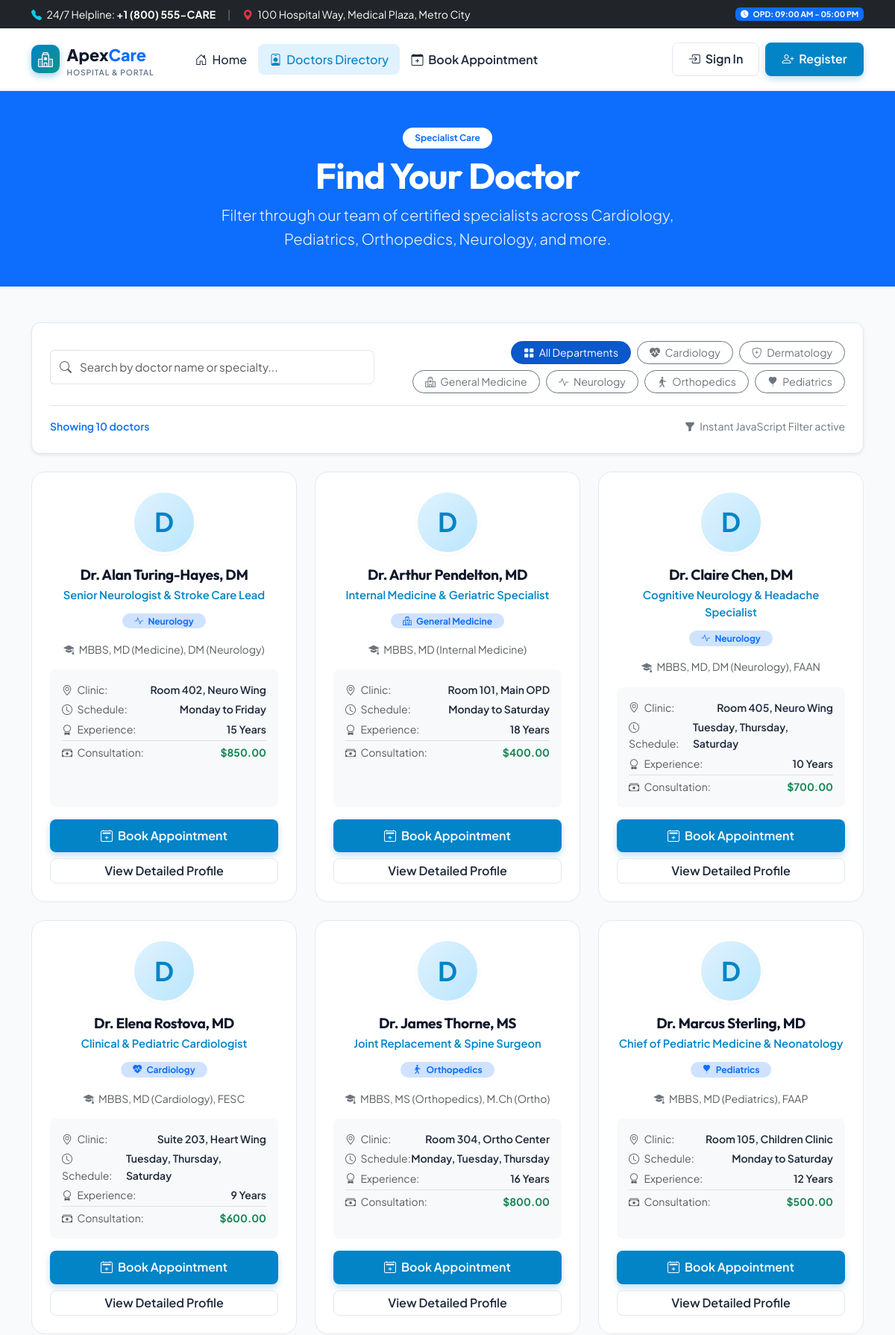
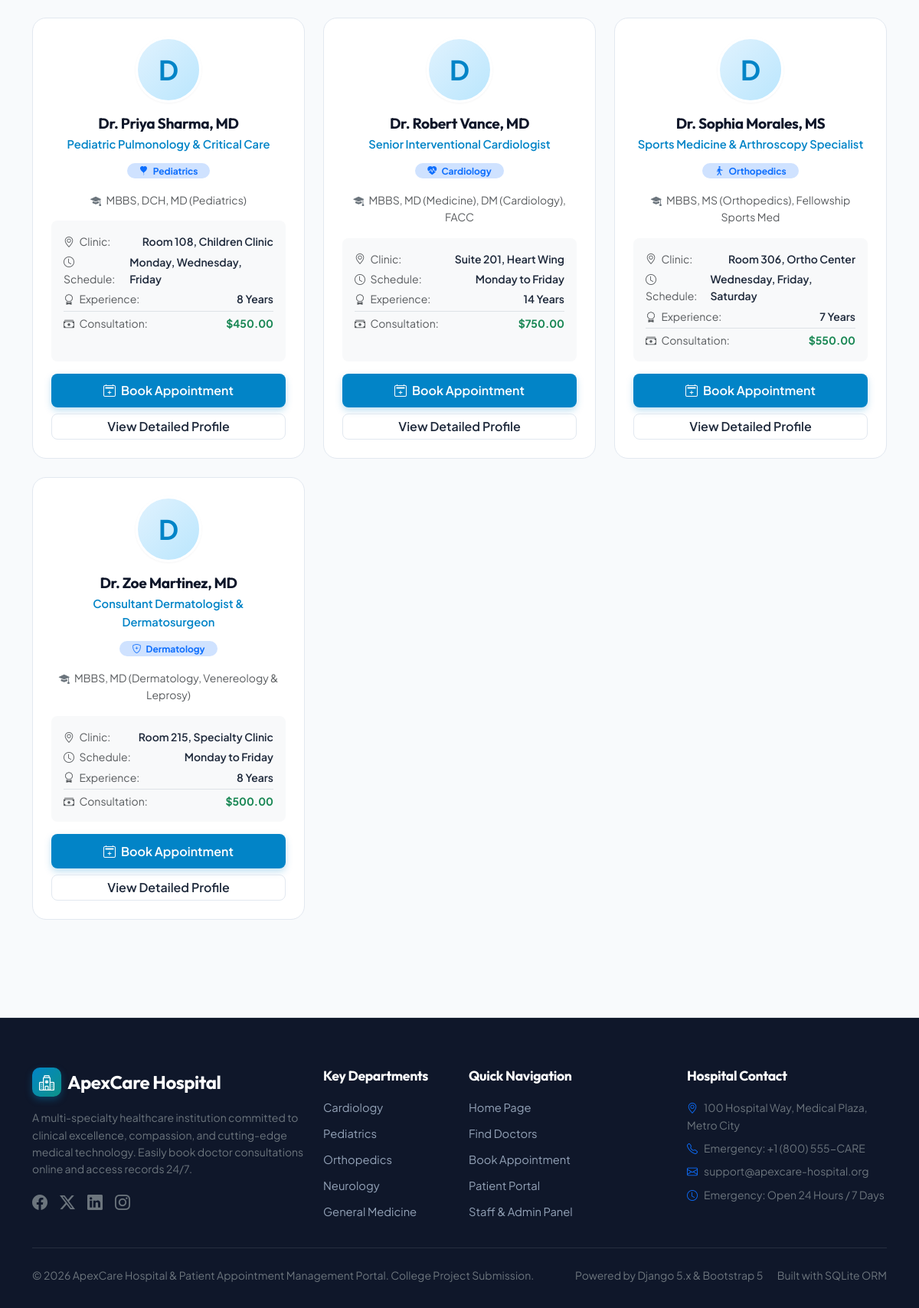
The app's page /doctors/ with its own data (2 pictures, top to bottom).
### portal/models.py (models this page shows, shortened)
class Department(models.Model):
    name = models.CharField(max_length=100, unique=True)
    slug = models.SlugField(max_length=100, unique=True)
    description = models.TextField(blank=True)
    icon_class = models.CharField(
        max_length=50,
        default='bi-heart-pulse',
        help_text="Bootstrap icon class, e.g. bi-heart-pulse, bi-balloon, bi-activity, bi-bandaid"
    )
    is_active = models.BooleanField(default=True)
    created_at = models.DateTimeField(auto_now_add=True)
    updated_at = models.DateTimeField(auto_now=True)
    class Meta:
        ordering = ['name']

class Doctor(models.Model):
    user = models.OneToOneField(
        User,
        on_delete=models.SET_NULL,
        null=True,
        blank=True,
        related_name='doctor_profile',
        help_text="Optional login account for this doctor"
    )
    name = models.CharField(max_length=150)
    department = models.ForeignKey(Department, on_delete=models.CASCADE, related_name='doctors')
    specialization = models.CharField(max_length=200)
    qualifications = models.CharField(max_length=200, help_text="e.g. MBBS, MD, MS, FRCS")
    experience_years = models.PositiveIntegerField(default=5)
    email = models.EmailField(blank=True)
    phone = models.CharField(max_length=20, blank=True)
    consultation_fee = models.DecimalField(max_digits=8, decimal_places=2, default=500.00)
    room_number = models.CharField(max_length=50, default="Room 101")
    available_days = models.CharField(max_length=150, default="Monday - Friday")
    bio = models.TextField(blank=True)
    image = models.ImageField(upload_to='doctors/', blank=True, null=True)
    is_available = models.BooleanField(default=True)
    created_at = models.DateTimeField(auto_now_add=True)
    updated_at = models.DateTimeField(auto_now=True)
    class Meta:
        ordering = ['name']

### portal/views.py (the view)
# urls.py: path('doctors/', views.doctor_list_view, name='doctor_list'),
def doctor_list_view(request):
    departments = Department.objects.filter(is_active=True)
    doctors = Doctor.objects.filter(is_available=True).select_related('department')
    context = {
        'departments': departments,
        'doctors': doctors,
    }
    return render(request, 'portal/doctor_list.html', context)

### templates/portal/doctor_list.html (shortened to what this page needs)
{% extends 'base.html' %}
{% load static %}
{% block content %}
<div class="bg-primary text-white py-5">
    <div class="container text-center">
        <span class="badge bg-white text-primary px-3 py-2 rounded-pill fw-bold mb-2">Specialist Care</span>
        <h1 class="display-5 fw-bold mb-2 text-white">Find Your Doctor</h1>
        <p class="lead text-light mb-0 mx-auto" style="max-width: 650px;">
            Filter through our team of certified specialists across Cardiology, Pediatrics, Orthopedics, Neurology, and more.
        </p>
    </div>
</div>
<div class="container py-5" id="doctor-filter-container">
    <div class="card card-custom-flat p-4 mb-4 shadow-sm">
        <div class="row g-3 align-items-center">
            <div class="col-lg-5">
                <div class="input-group">
                    <span class="input-group-text bg-white border-end-0 text-muted">
                        <i class="bi bi-search"></i>
                    </span>
                    <input type="text" id="doctor-search-input" class="form-control border-start-0 ps-0" placeholder="Search by doctor name or specialty...">
                </div>
            </div>
            <div class="col-lg-7">
                <div class="d-flex flex-wrap gap-2 justify-content-lg-end" id="dept-filter-buttons-group">
                    <button type="button" class="btn btn-primary btn-sm rounded-pill px-3 dept-filter-btn active" data-dept-slug="all">
                        <i class="bi bi-grid-fill me-1"></i> All Departments
                    </button>
                    {% for dept in departments %}
                        <button type="button" class="btn btn-outline-secondary btn-sm rounded-pill px-3 dept-filter-btn" data-dept-slug="{{ dept.slug }}">
                            <i class="bi {{ dept.icon_class }} me-1"></i> {{ dept.name }}
                        </button>
                    {% endfor %}
                </div>
            </div>
        </div>
        <div class="d-flex justify-content-between align-items-center mt-3 pt-3 border-top small text-muted">
            <div id="doctor-count-display" class="fw-semibold text-primary">
                Showing {{ doctors|length }} doctor{{ doctors|length|pluralize }}
            </div>
            <div>
                <span class="text-secondary"><i class="bi bi-funnel-fill me-1"></i> Instant JavaScript Filter active</span>
            </div>
        </div>
    </div>
    <div class="row g-4" id="doctors-cards-grid">
        {% for doctor in doctors %}
        <div class="col-lg-4 col-md-6 doctor-item-col"
             data-department="{{ doctor.department.slug }}"
             data-name="{{ doctor.name }}"
             data-specialty="{{ doctor.specialization }}">
            <div class="doctor-card p-4">
                <div class="doctor-avatar-box">
                    {{ doctor.name|slice:":4"|cut:"Dr. "|slice:":1"|default:"D" }}
                </div>
                <div class="text-center mb-3">
                    <h5 class="doctor-name mb-1">{{ doctor.name }}</h5>
                    <div class="doctor-specialty mb-2">{{ doctor.specialization }}</div>
                    <span class="badge bg-primary-subtle text-primary px-3 py-1 rounded-pill">
                        <i class="bi {{ doctor.department.icon_class }} me-1"></i> {{ doctor.department.name }}
                    </span>
                </div>
                <div class="small text-muted text-center mb-3">
                    <i class="bi bi-mortarboard-fill text-secondary me-1"></i> {{ doctor.qualifications }}
                </div>
                <div class="bg-light p-3 rounded-3 mb-3 small flex-grow-1">
                    <div class="d-flex justify-content-between mb-1">
                        <span class="text-muted"><i class="bi bi-geo-alt me-1"></i> Clinic:</span>
                        <span class="fw-semibold">{{ doctor.room_number }}</span>
                    </div>
                    <div class="d-flex justify-content-between mb-1">
                        <span class="text-muted"><i class="bi bi-clock me-1"></i> Schedule:</span>
                        <span class="fw-semibold">{{ doctor.available_days }}</span>
                    </div>
                    <div class="d-flex justify-content-between mb-1">
                        <span class="text-muted"><i class="bi bi-award me-1"></i> Experience:</span>
                        <span class="fw-semibold">{{ doctor.experience_years }} Years</span>
                    </div>
                    <div class="d-flex justify-content-between pt-1 border-top">
                        <span class="text-muted"><i class="bi bi-cash-stack me-1"></i> Consultation:</span>
                        <span class="fw-bold text-success">${{ doctor.consultation_fee }}</span>
                    </div>
                </div>
                <div class="d-grid gap-2">
                    <a href="{% url 'book_appointment' %}?doctor_id={{ doctor.id }}" class="btn btn-primary-custom text-center">
                        <i class="bi bi-calendar2-plus me-1"></i> Book Appointment
                    </a>
                    <a href="{% url 'doctor_detail' doctor.id %}" class="btn btn-outline-custom text-center small py-1">
                        View Detailed Profile
                    </a>
                </div>
            </div>
        </div>
        {% endfor %}
    </div>
</div>
{% endblock %}

### records on screen
Department: name "Cardiology"
Department: name "Dermatology"
Department: name "General Medicine"
Department: name "Neurology"
Department: name "Orthopedics"
Department: name "Pediatrics"
Doctor: name "D", name "Dr. Alan Turing-Hayes, DM", specialization "Senior Neurologist & Stroke Care Lead", department.name "Neurology", qualifications "MBBS, MD (Medicine), DM (Neurology)", room_number "Room 402, Neuro Wing", available_days "Monday to Friday", experience_years "15", consultation_fee "850.00"
Doctor: name "D", name "Dr. Arthur Pendelton, MD", specialization "Internal Medicine & Geriatric Specialist", department.name "General Medicine", qualifications "MBBS, MD (Internal Medicine)", room_number "Room 101, Main OPD", available_days "Monday to Saturday", experience_years "18", consultation_fee "400.00"
Doctor: name "D", name "Dr. Claire Chen, DM", specialization "Cognitive Neurology & Headache Specialist", department.name "Neurology", qualifications "MBBS, MD, DM (Neurology), FAAN", room_number "Room 405, Neuro Wing", available_days "Tuesday, Thursday, Saturday", experience_years "10", consultation_fee "700.00"
Doctor: name "D", name "Dr. Elena Rostova, MD", specialization "Clinical & Pediatric Cardiologist", department.name "Cardiology", qualifications "MBBS, MD (Cardiology), FESC", room_number "Suite 203, Heart Wing", available_days "Tuesday, Thursday, Saturday", experience_years "9", consultation_fee "600.00"
Doctor: name "D", name "Dr. James Thorne, MS", specialization "Joint Replacement & Spine Surgeon", department.name "Orthopedics", qualifications "MBBS, MS (Orthopedics), M.Ch (Ortho)", room_number "Room 304, Ortho Center", available_days "Monday, Tuesday, Thursday", experience_years "16", consultation_fee "800.00"
Doctor: name "D", name "Dr. Marcus Sterling, MD", specialization "Chief of Pediatric Medicine & Neonatology", department.name "Pediatrics", qualifications "MBBS, MD (Pediatrics), FAAP", room_number "Room 105, Children Clinic", available_days "Monday to Saturday", experience_years "12", consultation_fee "500.00"
Doctor: name "D", name "Dr. Priya Sharma, MD", specialization "Pediatric Pulmonology & Critical Care", department.name "Pediatrics", qualifications "MBBS, DCH, MD (Pediatrics)", room_number "Room 108, Children Clinic", available_days "Monday, Wednesday, Friday", experience_years "8", consultation_fee "450.00"
Doctor: name "D", name "Dr. Robert Vance, MD", specialization "Senior Interventional Cardiologist", department.name "Cardiology", qualifications "MBBS, MD (Medicine), DM (Cardiology), FACC", room_number "Suite 201, Heart Wing", available_days "Monday to Friday", experience_years "14", consultation_fee "750.00"
Doctor: name "D", name "Dr. Sophia Morales, MS", specialization "Sports Medicine & Arthroscopy Specialist", department.name "Orthopedics", qualifications "MBBS, MS (Orthopedics), Fellowship Sports Med", room_number "Room 306, Ortho Center", available_days "Wednesday, Friday, Saturday", experience_years "7", consultation_fee "550.00"
Doctor: name "D", name "Dr. Zoe Martinez, MD", specialization "Consultant Dermatologist & Dermatosurgeon", department.name "Dermatology", qualifications "MBBS, MD (Dermatology, Venereology & Leprosy)", room_number "Room 215, Specialty Clinic", available_days "Monday to Friday", experience_years "8", consultation_fee "500.00"

### other values on screen
{{ doctors|length }} "10"
